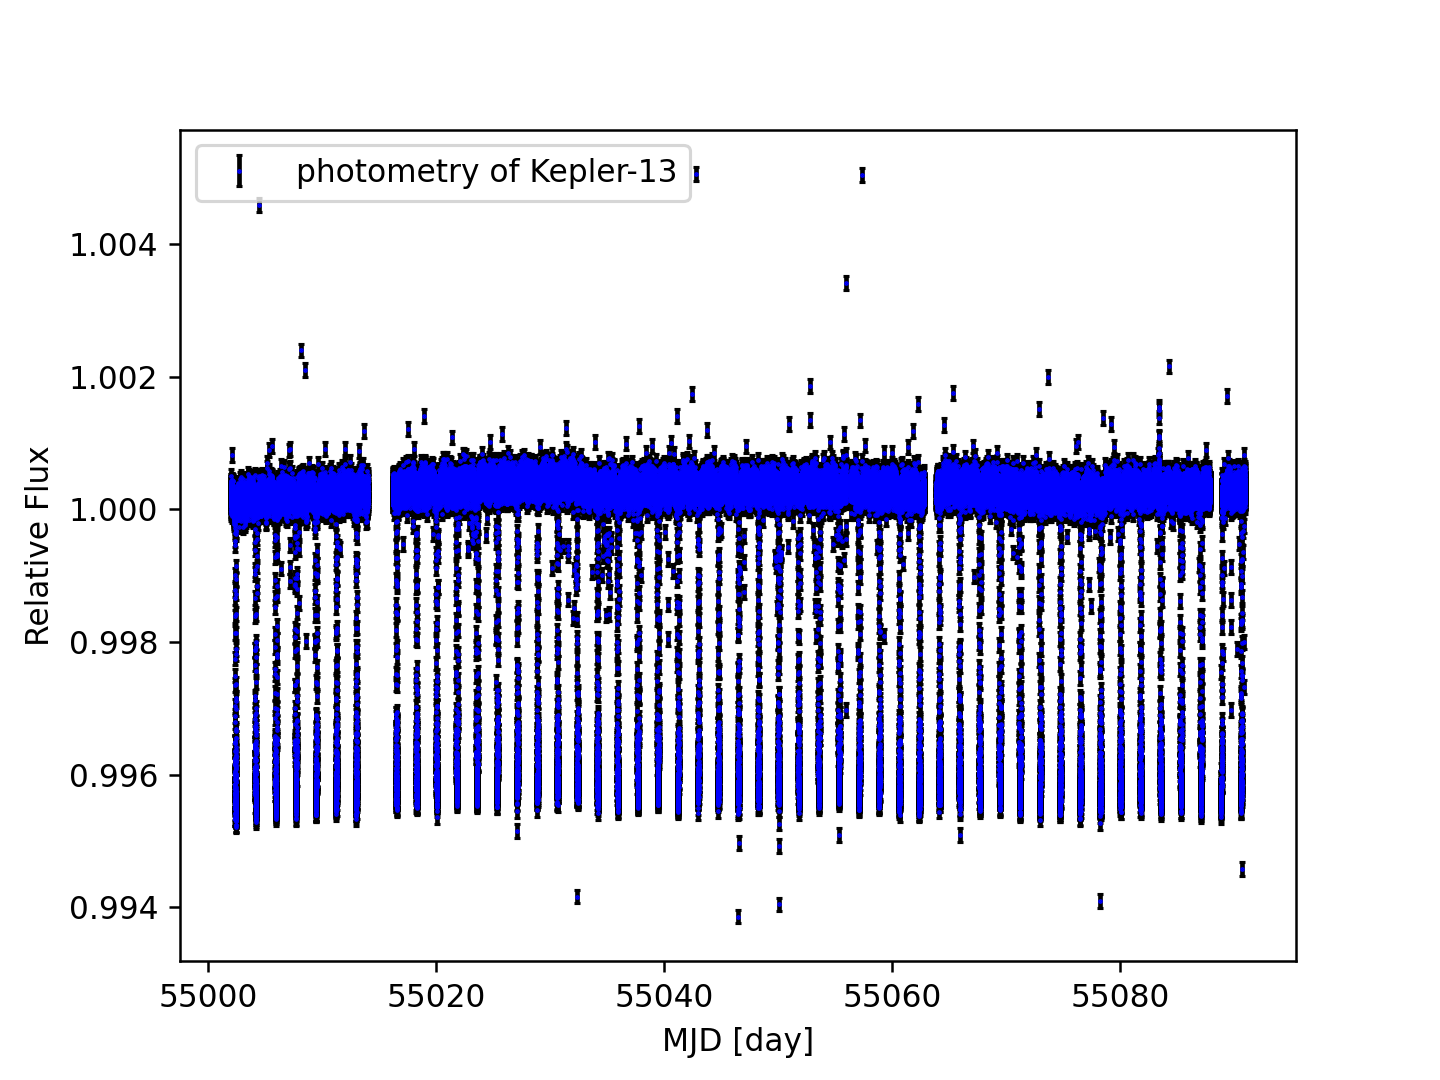

Write Python code to recreate this figure.
#!/usr/pkg/bin/python3.9

#
# Time-stamp: <2022/12/04 22:27:09 (CST) daisuke>
#

# importing argparse module
import argparse

# importing numpy module
import numpy

# importing matplotlib module
import matplotlib.figure
import matplotlib.backends.backend_agg

#
# command-line argument analysis
#

# constructing parser object
parser = argparse.ArgumentParser (description='plotting time-series data')

# adding arguments
parser.add_argument ('-i', type=str, default="in.data", \
                     help='input data file name')
parser.add_argument ('-o', type=str, default="out.eps", \
                     help='output figure file name')

# parsing arguments
args = parser.parse_args ()

#
# input parameters
#

# data file name
file_data = args.i

# output file name
file_fig = args.o

#
# reading data
#

# empty numpy arrays for storing data
data_mjd  = numpy.array ([])
data_flux = numpy.array ([])
data_err  = numpy.array ([])

# opening file
with open (file_data, 'r') as fh:
    # reading file line-by-line
    for line in fh:
        # skipping line if the line starts with '#'
        if (line[0] == '#'):
            continue
        # removing line feed at the end of line
        line = line.strip ()
        # splitting data
        (datetime_str, mjd_str, flux_str, err_str) = line.split ()
        # conversion from string into float
        mjd  = float (mjd_str)
        flux = float (flux_str)
        err  = float (err_str)
        # appending the data at the end of numpy arrays
        data_mjd  = numpy.append (data_mjd, mjd)
        data_flux = numpy.append (data_flux, flux)
        data_err  = numpy.append (data_err, err)

#
# making a plot
#
        
# making objects "fig", "canvas", and "ax"
fig    = matplotlib.figure.Figure ()
canvas = matplotlib.backends.backend_agg.FigureCanvasAgg (fig)
ax     = fig.add_subplot (111)

# labels
ax.set_xlabel ('MJD [day]')
ax.set_ylabel ('Relative Flux')

# plotting data
ax.errorbar (data_mjd, data_flux, yerr=data_err, \
             linestyle='None', marker='.', markersize=1, color='blue', \
             ecolor='black', capsize=1, \
             label='photometry of Kepler-13')
ax.legend ()

# saving the plot into a file
fig.savefig (file_fig, dpi=225)
